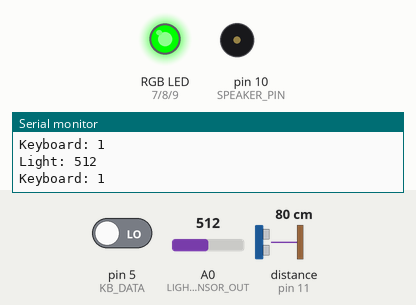
Simulated run of this sketch. Board: Arduino Uno, built with avr-gcc and run on an emulated ATmega328P. Shown: an RGB LED mixed from three pins (HIGH = lit), buzzer (waves = sounding), the last lines printed to the serial monitor. Inputs (shaded band) come from the test bench; at power-on: A0 (LIGHT_SENSOR_OUT) = 512, pin 5 (KB_DATA) LOW, distance to the obstacle (sensor on pin 11) 80 cm. The echo pulse lasts 58.3 µs per cm; pins used as bus, display or sensor lines are not drawn.

Above: at 2.2 s.
2.3 s: A0 (LIGHT_SENSOR_OUT) set to 23
5.3 s: A0 (LIGHT_SENSOR_OUT) set to 18
At 7.24 s:
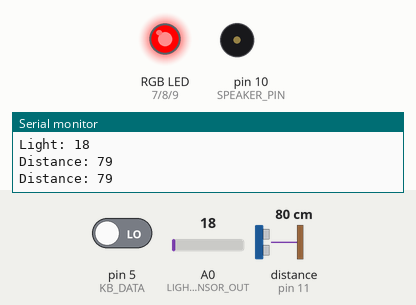
8.3 s: pin 5 (KB_DATA) driven HIGH
At 8.81 s:
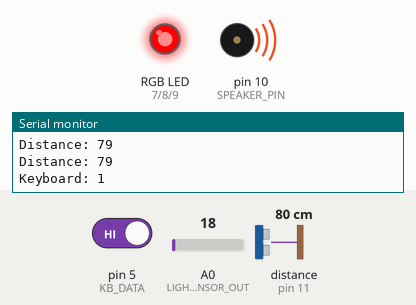
11.3 s: distance to the obstacle (sensor on pin 11) set to 41 cm
12.8 s: distance to the obstacle (sensor on pin 11) set to 33 cm
At 13.1 s:
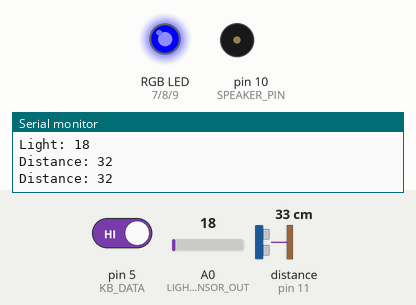
14.3 s: distance to the obstacle (sensor on pin 11) set to 19 cm
17.3 s: distance to the obstacle (sensor on pin 11) set to 14 cm
At 21.13 s:
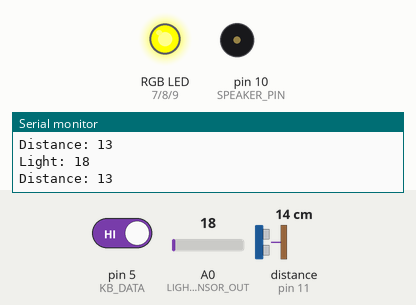
Timing chart, 0 to 21.3 s (numbered marks = the images above; inputs shaded):
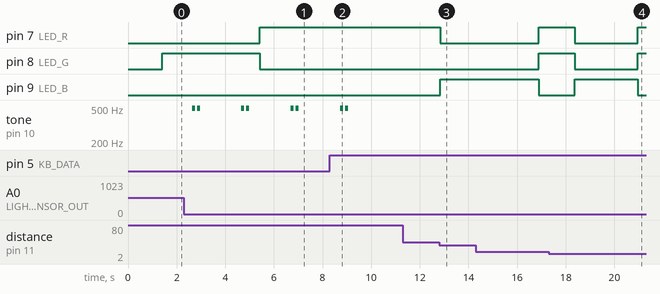

Measured:
- the behaviour switches between 21 and 20 on A0 (LIGHT_SENSOR_OUT) (found by bisection; images 0 and 1)
- the behaviour switches between 37 and 36 cm on distance to the obstacle (sensor on pin 11) (found by bisection; images 2 and 3)
- the behaviour switches between 17 and 16 cm on distance to the obstacle (sensor on pin 11) (found by bisection; images 3 and 4)
- after the input at 5.3 s, pin 7 (LED_R): LOW → HIGH after 0.12 s; pin 8 (LED_G): HIGH → LOW after 0.12 s
- after the input at 8.3 s, tone on pin 10 (SPEAKER_PIN): goes on until 9.1 s, then stays silent
- after the input at 12.8 s, pin 7 (LED_R): HIGH → LOW at once; pin 9 (LED_B): LOW → HIGH at once
- after the input at 17.3 s, pin 7 (LED_R), pin 8 (LED_G): HIGH → LOW after 1.1 s instead of 3.7 s; pin 9 (LED_B): LOW → HIGH after 1.1 s instead of 3.7 s
- by itself, tone on pin 10 (SPEAKER_PIN): alternates 495 Hz for 0.12 s and silent for 0.08 s, 4 changes in all, then stays silent

The sketch:

alarmsystemcode.ino
```cpp
//definire valori prestabilite pentru pini
#define KB_DATA 5
#define KB_CLOCK 6
#define LED_R 7
#define LED_G 8
#define LED_B 9
#define SPEAKER_PIN 10
#define ECHO_PIN 11
#define TRIGGER_PIN 12
#define LIGHT_SENSOR_OUT 14 //pin-ul A0 este pin-ul 14
#define PREDEFINED_CODE 1234 //aceasta este valoarea prestabilita a codului
#define LIGHT_MAX_VALUE 20 //valoarea maxima a senzorului de lumina pentru care se considera noapte
#define DISTANCE_MAX_VALUE 15 //valoarea maxima de distanta pana la care suna alarma
#define DISTANCE_WARNING_VALUE 35 //valoarea maxima de distanta pana la care se avertizeaza utilizatorul


//clasa de baza pentru senzori
class Sensor {
protected:
    //am considerat ca orice senzor are un pin, o valoare citita si o valoare la care declanseaza un eveniment
    int value, sensor_pin, trigger_value;
public:
    Sensor(int sensor_pin, int trigger_value) {
        this->sensor_pin = sensor_pin;
        this->trigger_value = trigger_value;
    }
    int getValue() { //aceasta functie returneaza ultima valoare citita
        return value;
    }
    int getSensorPin() { //aceasta functie intoarce pin-ul senzorului
        return sensor_pin;
    }
    int getTriggerValue() { //aceasta functie intoarce valoarea de declansare eveniment
        return trigger_value;
    }
};

//clasa pentru senzorul de lumina (derivata din clasa Sensor)
class LightSensor : public Sensor {
public:
    LightSensor(int sensor_pin, int trigger_value) : Sensor(sensor_pin, trigger_value) {
        value = readValue();
    }
    int readValue() { //se suprascrie functia de citire a valorii
        int light;
        light = analogRead(sensor_pin);
        //in plus fata de functia originala, se afiseaza pe serial monitor
        Serial.print("Light: "); Serial.println(light);
        return light;
    }
    //functia isItNight intoarce 1 daca valoarea citita de senzor se incadreaza in limita
    //pana la care se considera noapte, altfel 0
    int isItNight() {
        if (readValue() <= trigger_value) return 1;
        return 0;
    }
};


//clasa pentru senzorul de distanta (derivata din clasa Sensor)
class DistanceSensor : public Sensor {
    int echo_pin; //senzorul de distanta are un pin in plus, echo_pin
    int warning_value; //o alta caracteristica a acestuia este valoarea de avertizare
public:
    DistanceSensor(int trigger_pin, int echo_pin, int trigger_value, int warning_value) : Sensor(trigger_pin, trigger_value) {
        this->echo_pin = echo_pin;
        this->warning_value = warning_value;
        value = readValue();
    }
    //functia readValue citeste valoarea senzorului
    int readValue() {
        int duration, distance;
        digitalWrite(sensor_pin, LOW); //se scrie LOW pe pin-ul de intrare al senzorului
        delayMicroseconds(2); //se asteapta 2us
        digitalWrite(sensor_pin, HIGH); //se scrie HIGH pe pin (moment in care senzorul emite un semnal)
        delayMicroseconds(10); //se emite semnalul timp de 10us
        digitalWrite(sensor_pin, LOW); //se opreste emisia (se scrie LOW pe pin-ul de intrare)
        duration = pulseIn(echo_pin, HIGH); //durata pana la intoarcerea sunetului se citeste ca un puls pe pin-ul echo_pin
        distance = duration * 0.034 / 2; //distanta se calculeaza in functie de viteza luminii
        Serial.print("Distance: "); Serial.println(distance);
        return distance; //se intoarce distanta calculata
    }
    //functia isItTooClose intoarce 1 daca un obstacol este prea aproape de zenzor si trebuie avertizat
    int isItTooClose() {
        if (readValue() <= warning_value) return 1;
        return 0;
    }
    //functia isItTriggered intoarce 1 daca valoarea data de senzor e suficient de mica pentru declansarea alarmei
    int isItTriggered() {
        if (readValue() <= trigger_value) return 1;
        return 0;
    }
};

//clasa de baza pentru dispozitivele de iesire
class OutputDevice {
protected:
    int pin; //toate dispozitivele de iesire au un pin de iesire
public:
    OutputDevice(int pin) {
        this->pin = pin;
    }
    //functie implicita pentru output digital
    virtual void output(int val) {
        digitalWrite(pin, val);
    }
    //functie implicita pentru output analog
    virtual void analogOutput(int val) {
        analogWrite(pin, val);
    }
};

//clasa pentru difuzor/buzzer (derivata din OutputDevice)
class Speaker : public OutputDevice {
public:
    Speaker(int speaker_pin) : OutputDevice(speaker_pin) {}
    //functia de iesire rescrisa
    void output(int val) {
        if (val == 0) digitalWrite(pin, LOW);
        else digitalWrite(pin, HIGH);
    }
    //functia pentru oprire a difuzorului
    void off (){
        output(0);
    }
    //functia pentru emiterea unui sunet atunci cand se apasa o tasta
    void keyPressed() {
        for (int i = 0; i < 10; i++) {
            output(1);
            delay(10);
            output(0);
            delay(10);
        }
    }
    //functia pentru a emite semnal sonor de avertizare daca e introdus un cod gresit
    void wrongCodeEntered() {
        //se emite de 3 ori un semnal de 100ms cu perioada 2ms, cu pauza 100ms intre semnale
        for (int k = 0; k < 2; k++) {
            for (int i = 0; i < 50; i++) {
                output(1);
                delay(1);
                output(0);
                delay(1);
            }
            delay(100);
        }
    }
    //functia pentru alarma (emite un semnal cu perioada 2*del)
    void alarm(int del) {
        output(1);
        delay(del);
        output(0);
        delay(del);
    }
};

//clasa pentru led (derivata din OutputDevice)
class Led : public OutputDevice {
public:
    Led(int led_pin) : OutputDevice(led_pin) {}
    //rescrierea functiei de optput
    void output(int val) {
        if (val == 0) digitalWrite(pin, LOW);
        else digitalWrite(pin, HIGH);
    }
    //rescrierea functiei de output analogic
    void analogOutput(int val) {
        if (val < 0) val = 0;
        else if (val > 255) val = 255;
        analogWrite(pin, val);
    }
};

//clasa pentru led RGB
class RGBLed {
    //led-ul RGB are 3 intrari pentru fiecare dintre culorile de baza
    //asa ca am considerat led-ul RGB ca fiind format din 3 led-uri (r,g,b)
    Led *r, *g, *b;
public:
    RGBLed(int red_pin, int green_pin, int blue_pin) {
        //in constructor se initializeaza cele 3 componente ale led-ului pentru pinii corespunzatori
        r = new Led(red_pin);
        g = new Led(green_pin);
        b = new Led(blue_pin);
    }
    off() {
        //se opreste led-ul RGB (0 pe toate iesirile)
        r->output(0);
        g->output(0);
        b->output(0);
    }
    red() {
        //se porneste doar "componenta" rosie
        r->output(1);
        g->output(0);
        b->output(0);
    }
    green() {
        //se porneste doar "componenta" verde
        r->output(0);
        g->output(1);
        b->output(0);
    }
    blue() {
        //se porneste doar "componenta" albastra
        r->output(0);
        g->output(0);
        b->output(1);
    }
    yellow() {
        //pentru galben, se seteaza HIGH pe R si G (combinate rezultand galben)
        r->output(1);
        g->output(1);
        b->output(0);
    }
};

//se declara si initializeaza un obiect de tip Speaker (se va folosi in clasa pentru tastatura)
Speaker *speaker = new Speaker(SPEAKER_PIN);

//clasa pentru tastatura capacitiva
class CapacitiveKeyboard {
    //se folosesc pinii pentru data si clock
    int data_pin, clock_pin;
public:
    CapacitiveKeyboard(int data_pin, int clock_pin) {
        this->data_pin = data_pin;
        this->clock_pin = clock_pin;
    }
    //functia ce se ocupa de preluarea datelor de intrare
    int getInput() {
        int databit; //in variabila databit se va stoca 0 daca butonul e apasat, altfel 1
        //se verifica, pe rand, fiecare dintre cele 17 butoane
        for (int button = 1; button < 17; button++)
        {
            digitalWrite(clock_pin, LOW); //pe pin-ul de clock se scrie valoarea LOW
            databit = digitalRead(data_pin); //se citeste valoarea de pe pinul de date
            digitalWrite(clock_pin, HIGH); //se scrie HIGH pe pin-ul de clock
            if (databit == 0) { //daca databit are valoarea 0 (butonul e apasat)
                speaker->keyPressed(); //difuzorul face un sunet, semn ca a preluat tasta
                Serial.print("Keyboard: "); Serial.println(button);
                delay(200); //delay 200ms pentru a evita preluarea unei dubluri
                return button; //se intoarce numarul butonului ce a fost apasat
            }
        }
        return 0; //daca nu s-a apasat niciun buton, se intoarce 0
    }
};

//se declara si initializeaza un obiect de tip DistanceSensor (va fi folosit in clasa AlarmSystem)
DistanceSensor *distance_sensor = new DistanceSensor(TRIGGER_PIN, ECHO_PIN, DISTANCE_MAX_VALUE, DISTANCE_WARNING_VALUE);

class AlarmSystem {
    int system_state; // on/off (1/0)
    int triggered; // 1 daca s-a declansat alarma, altfel 0
    int warn; //1 daca se avertizeaza doar prin semnal luminos
    int current_code; //variabila ce stocheaza codul curent tastat de utilizator
    int current_code_digits; //variabila ce stocheaza numarul de cifre al codului tastat
    int system_code; //codul sistemului de alarma
    int system_code_digits; //lungimea codului sistemului
public:
    AlarmSystem(int code) {
        //codul sistemului va fi primit prin parametrul code
        this->system_code = code;
        system_code_digits = 0; //lungimea acestuia e initializata cu 0
        //se incremenetaza lungimea pentru fiecare cifra a codului
        while (code) {
            system_code_digits++;
            code = code / 10;
        }
        //implicit, sistemul e oprit, nedeclansat, nu avertizeaza si nu s-a introdus niciun cod
        system_state = 0;
        triggered = 0;
        warn = 0;
        current_code_digits = 0;
        current_code = 0;
    }
    //functia switchSystemState opreste sistemul daca e pornit si vice-versa
    void switchSystemState() {
        if (system_state) system_state = 0;
        else system_state = 1;
        current_code = 0; //se reseteaza codul introdus
        current_code_digits = 0; //se reseteaza numarul de cifre al codului introdus
    }
    //getSystemState intoarce starea sistemului (1 - pornit; 0 - oprit)
    int getSystemState() {
        return system_state;
    }
    //getWarning returneaza 1 daca sistemul trebuie sa avertizeze luminos, 0 altfel
    int getWarning() {
        warn = distance_sensor->isItTooClose();
        return warn;
    }
    //getTriggered returneaza 1 daca alarma e declansata, altfel 0
    int getTriggered() {
        triggered = distance_sensor->isItTriggered();
        return triggered;
    }
    /*functia checkCode preia ultima tasta apasata de utilizator ca parametru
    si verifica daca codul introdus coincide cu codul sistemului*/
    void checkCode(int key) {
        //daca tasta apasata e de la 0 la 9
        if (key < 10) {
            //se inmulteste codul curent cu 10 si se adauga tasta
            current_code = current_code * 10 + key;
            //se incrementeaza cu 1 numarul de cifre
            current_code_digits++;
        }
        //altfel, daca e o tasta de la 10 la 17
        else {
            //se inmulteste codul cu 100 si se adauga tasta
            current_code = current_code * 100 + key;
            //se adauga 2 la numarul de cifre
            current_code_digits += 2;
        }
        /*daca codul introdus are lungimea codului sistemului, dar difera de acesta
        atunci inseamna ca s-a introdus un cod gresit*/
        if ((current_code_digits >= system_code_digits) && (current_code != system_code)) {
            speaker->wrongCodeEntered(); //difuzorul emite un semnal ce anunta cod gresit
            current_code_digits = 0; //se reseteaza codul curent
            current_code = 0; //se reseteaza numarul de cifre al codului
        }
        //daca codul coincide cu codul sistemului, atunci se schimba starea acestuia
        if (current_code == system_code) switchSystemState();
    }
};

//se declara si initialiezeaza obiecte de tip RGBLed, CapacitiveKeyboard, LightSensor si AlarmSystem
RGBLed *rgbled = new RGBLed(LED_R, LED_G, LED_B);
CapacitiveKeyboard *keyboard = new CapacitiveKeyboard(KB_DATA, KB_CLOCK);
AlarmSystem *alarm_system = new AlarmSystem(PREDEFINED_CODE);
LightSensor *light_sensor = new LightSensor(LIGHT_SENSOR_OUT, LIGHT_MAX_VALUE);

void setup() {
    //se initializeaza port-ul serial pentru serial monitor
    Serial.begin(9600);
    //se seteaza pinii pentru intrare/iesire, in functie de caz
    pinMode(TRIGGER_PIN, OUTPUT);
    pinMode(ECHO_PIN, INPUT);
    pinMode(LIGHT_SENSOR_OUT, INPUT);
    pinMode(SPEAKER_PIN, OUTPUT);
    pinMode(LED_R, OUTPUT);
    pinMode(LED_G, OUTPUT);
    pinMode(LED_B, OUTPUT);
    pinMode(KB_DATA, INPUT);
    pinMode(KB_CLOCK, OUTPUT);
}

long i = 0;

void loop() {
    int key = keyboard->getInput(); //se varifica la fiecare iteratie input-ul de la tastatura
    //daca key!=0 (adica s-a apasat o tasta), se apeleaza functia ce se ocupa cu prelucrarea codului
    if (key) alarm_system->checkCode(key);
    //daca sistemul este pornit sau e "noapte"
    if (alarm_system->getSystemState() || light_sensor->isItNight()) {
        //daca sistemul e declansat
        if (alarm_system->getTriggered()) {
            /*variabila i se foloseste pentru alternanta intre culorile galben/albastru
            a led-uli, respectiv alternanta "tonului" difuzorului*/
            if (i < 0 || i>150) i = 0; //daca depaseste intervalul, se reseteaza i la 0
            //daca i este intre 0 si 100
            if (i < 100) {
                rgbled->blue(); //led-ul este albastru
                speaker->alarm(1); //alarma suna cu o perioada de 2ms (1ms HIGH, 1ms LOW)
            }
            //daca i este intre 100 si 150
            else {
                rgbled->yellow(); //led-ul este gablen
                speaker->alarm(2); //alarma suna cu perioada de 4ms (2ms HIGH, 2ms LOW)
                /*obs: se alege un interval de 2 ori mai mic pentru i de aceasta data
                deoarece delay-ul pentru difuzor este de 2 ori mai mare si se urmareste
                ca perioada in care led-ul este galben sa fie egala cu cea in care e albastru*/
            }
            i++; //incrementeaza i
        }
        //altfel, daca sistemul nu e declansat, dar trebuie sa emita o avertizare
        else if (alarm_system->getWarning()) {
            //se repeta procedura din if-ul de mai sus, doar ca se aprinde led-ul doar
            if (i < 0 || i>200) i = 0;
            if (i < 100)
                rgbled->blue();
            else
                rgbled->yellow();
            delay(2); //delay de 2ms intre iteratiile lui i
            i++;
        }
        //altfel, daca sistemul nu e declansat si nu emite avertizare
        else {
            rgbled->red(); //led-ul e aprins rosu, indicand faptul ca e pornit
        }
    }
    //daca sistemul nu e pornit si e zi
    else {
        rgbled->green(); //led-ul e verde, indica faptul ca sistemul e oprit
        speaker->off(); //difuzorul e oprit
    }
}
```
